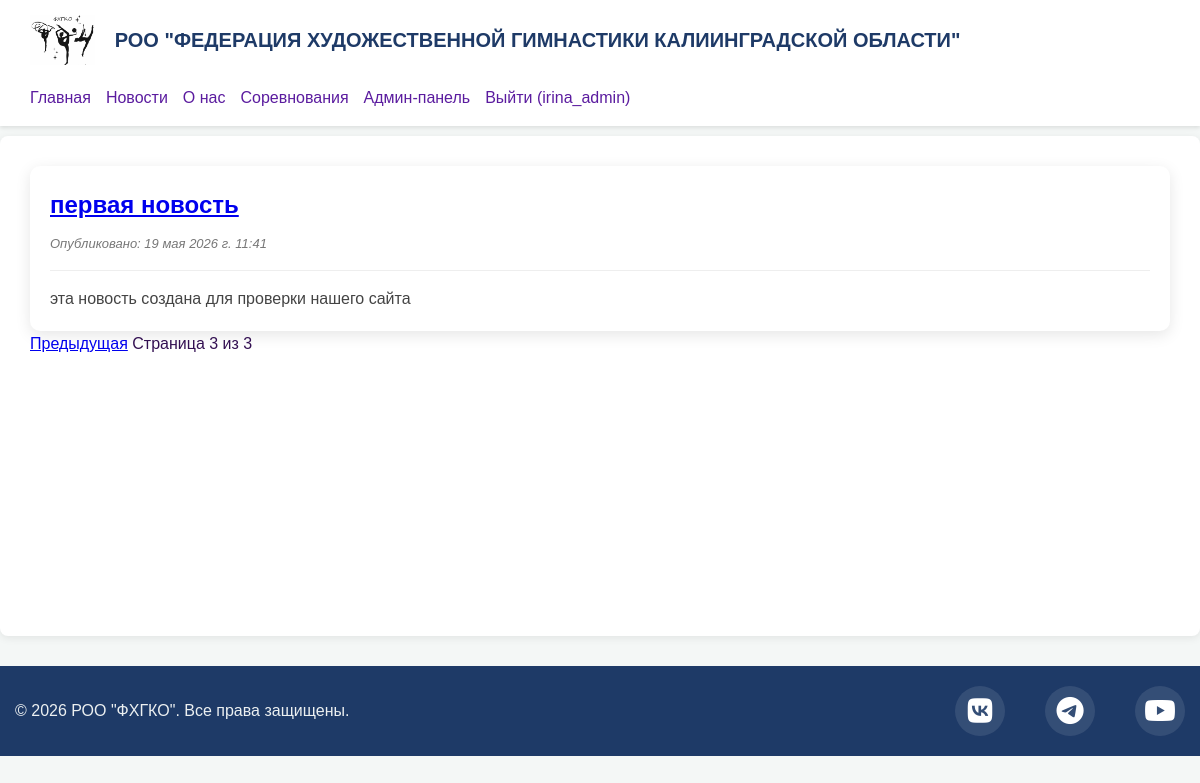
The app's page /news/?page_number=3 (signed in) with its own data.
### irina_app/models.py (models this page shows, shortened)
class News(models.Model):
    author = models.ForeignKey(User, on_delete=models.CASCADE, related_name="autored_news") # related_name="posts" некое виртуальное поле, через которое мы можем достучаться до всех постов нашего Юзера
    title = models.CharField(max_length=250)
    text = models.CharField(max_length=10_000)
    publish_date = models.DateTimeField(auto_now_add=True) # при создании записи время укажется автоматически (auto_now_add=True)
    class Meta:
        verbose_name = "Новость"
        verbose_name_plural = "Новости"

### irina_app/views.py (the view)
# urls.py: path('news/', irina_app.views.news_list, name="news_list"),
def news_list(request):
    all_news = News.objects.all().order_by("-publish_date") # от большего к меньшему знак - от новых к старым
    paginator = Paginator(all_news, 2) # чтобы показывал 2 поста за раз , а не всю кучу
    page_number = request.GET.get("page_number", 1) # из reqest через GET запрос пытаемся получить то, что приходит по ключу "page_number", если ничего, пусть будет первая страница
    page_obj = paginator.get_page(page_number) # бурум нужную пачку постов из пагинатора
    context={"all_news": page_obj, "title": "news", "paginator": paginator,
        "page_obj": page_obj,}
    return render(request, "irina_app/templates/news_list.html", context)

### irina_app/templates/irina_app/templates/news_list.html (shortened to what this page needs)
{% extends "irina_app/templates/base.html" %}
{% load static %}
{% block css_block %}
    <link rel="stylesheet" href="{% static 'irina_app/static/css/base.css' %}">
    <link rel="stylesheet" href="{% static 'irina_app/static/css/news.css' %}">
    <link rel="stylesheet" href="{% static 'irina_app/static/css/modal.css' %}">
{% endblock %}
{% block main_block %}
<div id="all_news_container">
    {% for new in all_news %}
        <div class="new_container">
            <div class="new_header">
                <h2 class="new_title">
                    <a href="#" class="open-modal-link" data-news-id="{{ new.id }}">{{ new.title }}</a>
                </h2>
                <p class="new_date">Опубликовано: {{ new.publish_date }}</p>
            </div>
            <div class="new_content">
                <p class="new_text">{{ new.text|truncatewords:50 }}</p>
            </div>
        </div>
    {% endfor %}
    <div id="pagination" class="pagination">
        {% if page_obj.has_previous %}
            <a href="?page_number={{ page_obj.previous_page_number }}">Предыдущая</a>
        {% endif %}
        <span class="current">Страница {{ page_obj.number }} из {{ page_obj.paginator.num_pages }}</span>
    </div>
</div>
{% endblock %}

### irina_app/templates/irina_app/templates/base.html (shortened to what this page needs)
<!DOCTYPE html>
{% load static %}
<html lang="ru">
<head>
    <link rel="stylesheet" href="{% static 'irina_app/static/css/base.css' %}">
    <link rel="stylesheet" href="https://cdnjs.cloudflare.com/ajax/libs/font-awesome/6.5.1/css/all.min.css">
    {% block css_block %}{% endblock %}
</head>
<body>
    <header>
        <div>
            <img src="{% static 'irina_app/static/img/logo.jpg' %}" alt="Логотип" style="height: 50px; vertical-align: middle;">
            <span style="font-size: 20px; margin-left: 10px;">РОО "ФЕДЕРАЦИЯ ХУДОЖЕСТВЕННОЙ ГИМНАСТИКИ КАЛИИНГРАДСКОЙ ОБЛАСТИ"</span>
        </div>
        <nav id="main_menu">
            <a href="{%url 'index'%}">Главная</a>
            <a href="{%url 'news_list'%}">Новости</a>
            <a href="{%url 'info'%}">О нас</a>
            <a href="{%url 'all_starts'%}">Соревнования</a>
            {% if user.is_authenticated %}
                {% if user.is_superuser %}
                    <a href="{% url 'admin_panel' %}">Админ-панель</a>
                    <a href="{% url 'user_logout' %}">Выйти ({{ user.username }})</a>
                {% else %}
                    <a href="{% url 'user_login' %}">Служебный вход</a>
                {% endif %}
            {% else %}
                <a href="{% url 'user_login' %}">Служебный вход</a>
            {% endif %}
        </nav>
    </header>
    <main>{% block main_block %}{% endblock %}</main>
    <footer>
        <div class="footer-container">
            <div class="footer-copyright">
                <p>© 2026 РОО "ФХГКО". Все права защищены.</p>
            </div>
            <div class="footer-social">
                <a href="https://vk.com/your_page" target="_blank" class="social-icon vk" aria-label="ВКонтакте">
                    <i class="fab fa-vk"></i>
                </a>
                <a href="https://t.me/your_channel" target="_blank" class="social-icon telegram" aria-label="Telegram">
                    <i class="fab fa-telegram-plane"></i>
                </a>
                <a href="https://www.youtube.com/c/your_channel" target="_blank" class="social-icon youtube" aria-label="YouTube">
                    <i class="fab fa-youtube"></i>
                </a>
            </div>
        </div>
    </footer>
</body>
</html>

### irina_app/static/irina_app/static/css/base.css (style rules this page uses)
body { font-family: 'Arial', sans-serif; margin: 0; padding: 0; background-color: #f4f7f6; color: #331052; line-height: 1.6; }
header { background-color: #ffffff; padding: 15px 30px; box-shadow: 0 2px 4px rgba(0, 0, 0, 0.1); display: flex; flex-wrap: wrap; justify-content: space-between; align-items: center; gap: 20px; }
header div { display: flex; align-items: center; flex-shrink: 0; }
header img { height: 50px; vertical-align: middle; margin-right: 10px; }
header span { font-size: 22px; font-weight: bold; color: #1e3a67; }
#main_menu { display: flex; flex-wrap: wrap; justify-content: center; gap: 15px; }
#main_menu a { text-decoration: none; color: #5b1c9f; font-size: 16px; transition: color 0.3s ease; white-space: nowrap; }
main { padding: 30px; max-width: 1920px; min-height: 55vh; margin: 10px auto; background-color: #ffffff; border-radius: 8px; box-shadow: 0 2px 8px rgba(0, 0, 0, 0.08); }
footer { background-color: #1e3a67; color: #fff; margin-top: 30px; padding: 20px 15px; }
.footer-container { max-width: 1400px; margin: 0 auto; display: flex; justify-content: space-between; align-items: center; flex-wrap: nowrap; gap: 40px; }
.footer-copyright { flex-shrink: 0; }
.footer-copyright p { margin: 0; font-size: 16px; color: #ecf0f1; white-space: nowrap; }
.footer-social { display: flex; gap: 40px; align-items: center; flex-shrink: 0; }
.social-icon { display: flex; align-items: center; justify-content: center; width: 50px; height: 50px; border-radius: 50%; background-color: rgba(255, 255, 255, 0.1); color: white; text-decoration: none; font-size: 28px; transition: all 0.3s ease; }
.footer-social .social-icon { animation: fadeInUp 0.4s ease forwards; opacity: 0; }
.footer-social .social-icon:nth-child(1) { animation-delay: 0.1s; }
.footer-social .social-icon:nth-child(2) { animation-delay: 0.2s; }
.footer-social .social-icon:nth-child(3) { animation-delay: 0.3s; }

### irina_app/static/irina_app/static/css/news.css (style rules this page uses)
.new_container { background-color: #ffffff; border-radius: 10px; box-shadow: 0 4px 15px rgba(0, 0, 0, 0.1); padding: 20px; transition: transform 0.3s ease, box-shadow 0.3s ease; display: flex; flex-direction: column; }
.new_header { border-bottom: 1px solid #eee; padding-bottom: 15px; margin-bottom: 15px; }
.new_title { font-size: 24px; color: #1e3a67; margin: 0 0 10px 0; font-weight: 600; }
.new_date { font-size: 13px; color: #777; margin: 0; font-style: italic; }
.new_content { flex-grow: 1; }
.new_text { font-size: 16px; color: #444; margin: 0; text-align: justify; }

### records on screen
News: title "первая новость", publish_date "19 мая 2026 г. 11:41", text "эта новость создана для проверки нашего сайта"

### other values on screen
{{ user.username }} "irina_admin"
{{ page_obj.number }} "3"
{{ page_obj.paginator.num_pages }} "3"
